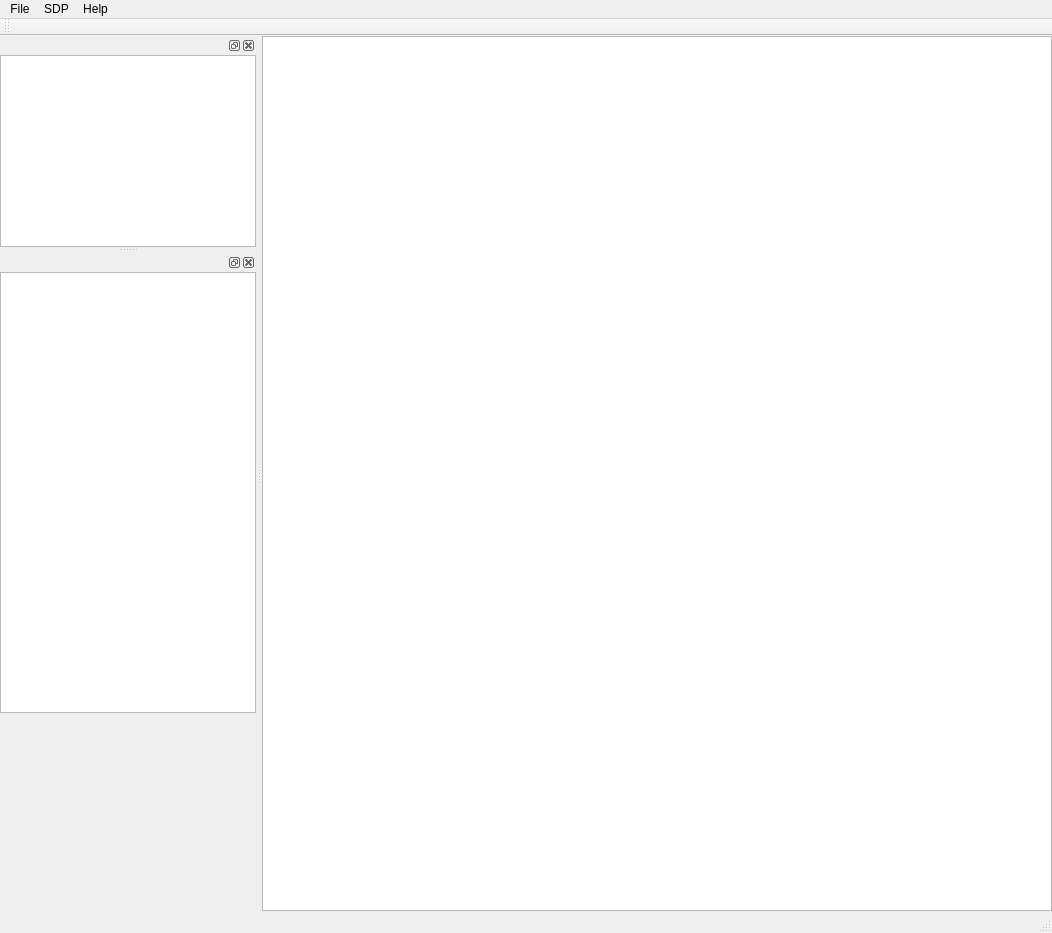
<?xml version="1.0" encoding="UTF-8"?>
<ui version="4.0">
 <class>EDFDEditor</class>
 <widget class="QMainWindow" name="EDFDEditor">
  <property name="geometry">
   <rect>
    <x>0</x>
    <y>0</y>
    <width>1052</width>
    <height>929</height>
   </rect>
  </property>
  <property name="windowTitle">
   <string>EDFDEditor</string>
  </property>
  <widget class="QWidget" name="centralWidget">
   <layout class="QHBoxLayout" name="horizontalLayout">
    <property name="leftMargin">
     <number>0</number>
    </property>
    <property name="topMargin">
     <number>0</number>
    </property>
    <property name="rightMargin">
     <number>0</number>
    </property>
    <property name="bottomMargin">
     <number>0</number>
    </property>
    <item>
     <widget class="AWorkspaceWidget" name="gvDocument"/>
    </item>
   </layout>
  </widget>
  <widget class="QMenuBar" name="menuBar">
   <property name="geometry">
    <rect>
     <x>0</x>
     <y>0</y>
     <width>1052</width>
     <height>21</height>
    </rect>
   </property>
   <widget class="QMenu" name="menuFile">
    <property name="title">
     <string>File</string>
    </property>
    <addaction name="ANewFile"/>
    <addaction name="ASave"/>
    <addaction name="ASaveAs"/>
    <addaction name="ALoad"/>
    <addaction name="separator"/>
    <addaction name="AExit"/>
   </widget>
   <widget class="QMenu" name="menuHelp">
    <property name="title">
     <string>Help</string>
    </property>
    <addaction name="actionAbout"/>
   </widget>
   <widget class="QMenu" name="menuSDP">
    <property name="title">
     <string>SDP</string>
    </property>
    <addaction name="ACover"/>
   </widget>
   <addaction name="menuFile"/>
   <addaction name="menuSDP"/>
   <addaction name="menuHelp"/>
  </widget>
  <widget class="QToolBar" name="mainToolBar">
   <attribute name="toolBarArea">
    <enum>TopToolBarArea</enum>
   </attribute>
   <attribute name="toolBarBreak">
    <bool>false</bool>
   </attribute>
  </widget>
  <widget class="QStatusBar" name="statusBar"/>
  <widget class="QDockWidget" name="dockWidget">
   <attribute name="dockWidgetArea">
    <number>1</number>
   </attribute>
   <widget class="QWidget" name="dockWidgetContents">
    <layout class="QVBoxLayout" name="verticalLayout">
     <property name="spacing">
      <number>0</number>
     </property>
     <property name="leftMargin">
      <number>0</number>
     </property>
     <property name="topMargin">
      <number>0</number>
     </property>
     <property name="rightMargin">
      <number>0</number>
     </property>
     <property name="bottomMargin">
      <number>0</number>
     </property>
     <item alignment="Qt::AlignTop">
      <widget class="ADrawWidget" name="listWidget">
       <property name="minimumSize">
        <size>
         <width>0</width>
         <height>192</height>
        </size>
       </property>
       <property name="maximumSize">
        <size>
         <width>16777215</width>
         <height>192</height>
        </size>
       </property>
      </widget>
     </item>
    </layout>
   </widget>
  </widget>
  <widget class="QDockWidget" name="sdpDockWidget">
   <property name="enabled">
    <bool>true</bool>
   </property>
   <property name="minimumSize">
    <size>
     <width>256</width>
     <height>658</height>
    </size>
   </property>
   <attribute name="dockWidgetArea">
    <number>1</number>
   </attribute>
   <widget class="QWidget" name="dockWidgetContents_2">
    <property name="enabled">
     <bool>true</bool>
    </property>
    <widget class="SDPWidget" name="sdpListWidget">
     <property name="enabled">
      <bool>true</bool>
     </property>
     <property name="geometry">
      <rect>
       <x>0</x>
       <y>0</y>
       <width>256</width>
       <height>441</height>
      </rect>
     </property>
     <property name="maximumSize">
      <size>
       <width>16777215</width>
       <height>441</height>
      </size>
     </property>
    </widget>
   </widget>
  </widget>
  <action name="actionAbout">
   <property name="text">
    <string>About</string>
   </property>
  </action>
  <action name="ASave">
   <property name="text">
    <string>Save()</string>
   </property>
  </action>
  <action name="ASaveAs">
   <property name="text">
    <string>SaveAs()</string>
   </property>
  </action>
  <action name="ALoad">
   <property name="text">
    <string>Load()</string>
   </property>
  </action>
  <action name="AExit">
   <property name="text">
    <string>Exit</string>
   </property>
  </action>
  <action name="ANewFile">
   <property name="text">
    <string>New File</string>
   </property>
  </action>
  <action name="ACover">
   <property name="text">
    <string>Cover</string>
   </property>
  </action>
 </widget>
 <layoutdefault spacing="6" margin="11"/>
 <customwidgets>
  <customwidget>
   <class>AWorkspaceWidget</class>
   <extends>QGraphicsView</extends>
   <header>AWorkspaceWidget.h</header>
  </customwidget>
  <customwidget>
   <class>ADrawWidget</class>
   <extends>QListWidget</extends>
   <header>ADrawWidget.h</header>
  </customwidget>
  <customwidget>
   <class>SDPWidget</class>
   <extends>QListWidget</extends>
   <header>sdpwidget.h</header>
  </customwidget>
 </customwidgets>
 <resources>
  <include location="EDFDEditor.qrc"/>
 </resources>
 <connections/>
</ui>
